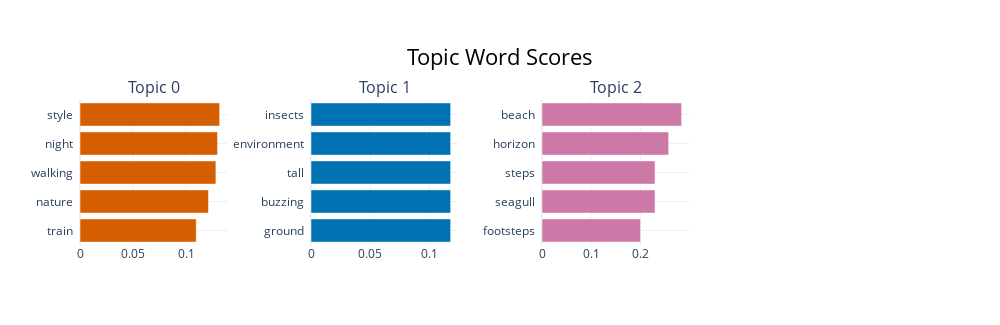

Notebook code cell kept with this figure:
### Code cell
topic_model.visualize_barchart()

### Figure 1 — Plotly figure (JSON) as saved in the notebook; plotly's stock layout.template omitted (floating-point values rounded to 4 significant figures)
{"data": [{"marker": {"color": "#D55E00"}, "orientation": "h", "type": "bar", "x": [0.1096, 0.1212, 0.1282, 0.1297, 0.1317], "xaxis": "x", "y": ["train  ", "nature  ", "walking  ", "night  ", "style  "], "yaxis": "y"}, {"marker": {"color": "#0072B2"}, "orientation": "h", "type": "bar", "x": [0.1181, 0.1181, 0.1181, 0.1181, 0.1181], "xaxis": "x2", "y": ["ground  ", "buzzing  ", "tall  ", "environment  ", "insects  "], "yaxis": "y2"}, {"marker": {"color": "#CC79A7"}, "orientation": "h", "type": "bar", "x": [0.2004, 0.2297, 0.2297, 0.2575, 0.2839], "xaxis": "x3", "y": ["footsteps  ", "seagull  ", "steps  ", "horizon  ", "beach  "], "yaxis": "y3"}], "layout": {"annotations": [{"font": {"size": 16}, "showarrow": false, "text": "Topic 0", "x": 0.0875, "xanchor": "center", "xref": "paper", "y": 1, "yanchor": "bottom", "yref": "paper"}, {"font": {"size": 16}, "showarrow": false, "text": "Topic 1", "x": 0.3625, "xanchor": "center", "xref": "paper", "y": 1, "yanchor": "bottom", "yref": "paper"}, {"font": {"size": 16}, "showarrow": false, "text": "Topic 2", "x": 0.6375, "xanchor": "center", "xref": "paper", "y": 1, "yanchor": "bottom", "yref": "paper"}], "height": 325, "hoverlabel": {"bgcolor": "white", "font": {"family": "Rockwell", "size": 16}}, "showlegend": false, "title": {"font": {"color": "Black", "size": 22}, "text": "Topic Word Scores", "x": 0.5, "xanchor": "center", "yanchor": "top"}, "width": 1000, "xaxis": {"anchor": "y", "autorange": true, "domain": [0, 0.175], "range": [0, 0.1387], "showgrid": true, "type": "linear"}, "xaxis2": {"anchor": "y2", "autorange": true, "domain": [0.275, 0.45], "range": [0, 0.1243], "showgrid": true, "type": "linear"}, "xaxis3": {"anchor": "y3", "autorange": true, "domain": [0.55, 0.725], "range": [0, 0.2988], "showgrid": true, "type": "linear"}, "xaxis4": {"anchor": "y4", "domain": [0.825, 1], "showgrid": true}, "yaxis": {"anchor": "x", "autorange": true, "domain": [0, 1], "range": [-0.5, 4.5], "showgrid": true, "type": "category"}, "yaxis2": {"anchor": "x2", "autorange": true, "domain": [0, 1], "range": [-0.5, 4.5], "showgrid": true, "type": "category"}, "yaxis3": {"anchor": "x3", "autorange": true, "domain": [0, 1], "range": [-0.5, 4.5], "showgrid": true, "type": "category"}, "yaxis4": {"anchor": "x4", "domain": [0, 1], "showgrid": true}}}
